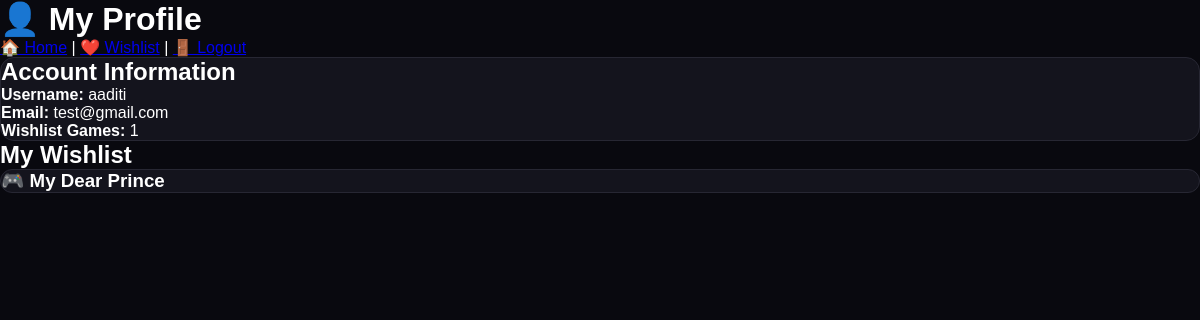
Screenshot of /profile (signed in) with the database file from the repository.
### database.py (models this page shows)
class User(Base):
    __tablename__ = "users"
    id = Column(Integer, primary_key=True, index=True)
    username = Column(String, unique=True, index=True)
    email = Column(String, unique=True, index=True)
    password = Column(String)
    is_admin = Column(Boolean, default=False)

class Wishlist(Base):
    __tablename__ = "wishlist"
    id = Column(Integer, primary_key=True, index=True)
    user_id = Column(Integer)
    game_id = Column(Integer)
    game_title = Column(String)

### main.py (the view)
@app.get("/profile", response_class=HTMLResponse)
def profile_page(request: Request):
    user_id = request.session.get("user_id")
    if not user_id:
        return RedirectResponse(
            url="/login",
            status_code=303
        )
    session = SessionLocal()
    user = session.query(User).filter(
        User.id == user_id
    ).first()
    wishlist = session.query(Wishlist).filter(
        Wishlist.user_id == user_id
    ).all()
    wishlist_count = len(wishlist)
    session.close()
    if not user:
        return RedirectResponse(
            url="/login",
            status_code=303
        )
    return templates.TemplateResponse(
        request=request,
        name="profile.html",
        context={
            "user": user,
            "wishlist": wishlist,
            "wishlist_count": wishlist_count
        }
    )

### templates/profile.html (shortened to what this page needs)
<!DOCTYPE html>
<html>
<head>
    <link rel="stylesheet" href="/static/style.css">
</head>
<body>
    <div class="container">
        <h1>👤 My Profile</h1>
        <p>
            <a href="/">🏠 Home</a>
            |
            <a href="/wishlist">❤️ Wishlist</a>
            |
            <a href="/logout">🚪 Logout</a>
        </p>
        <div class="game-card">
            <h2>Account Information</h2>
            <p>
                <strong>Username:</strong>
                {{ user.username }}
            </p>
            <p>
                <strong>Email:</strong>
                {{ user.email }}
            </p>
            <p>
                <strong>Wishlist Games:</strong>
                {{ wishlist_count }}
            </p>
        </div>
        <h2>My Wishlist</h2>
        {% if wishlist %}
        <div class="game-list">
            {% for game in wishlist %}
            <div class="game-card">
                <h3>🎮 {{ game.game_title }}</h3>
            </div>
            {% endfor %}
        </div>
        {% else %}
        <p>
            You have not added any games to your wishlist yet.
        </p>
        {% endif %}
    </div>
</body>
</html>

### static/style.css (style rules this page uses)
* { margin: 0; padding: 0; box-sizing: border-box; }
html { scroll-behavior: smooth; }
body { font-family: Arial, Helvetica, sans-serif; background: #09090f; color: #ffffff; min-height: 100vh; }
.game-card { background: #14141d; border: 1px solid #272733; border-radius: 14px; overflow: hidden; transition: 0.25s; }

### rows the page displays
User: username "aaditi", email "test@gmail.com"
Wishlist: game_title "My Dear Prince"

### other values shown
{{ wishlist_count }} "1"
